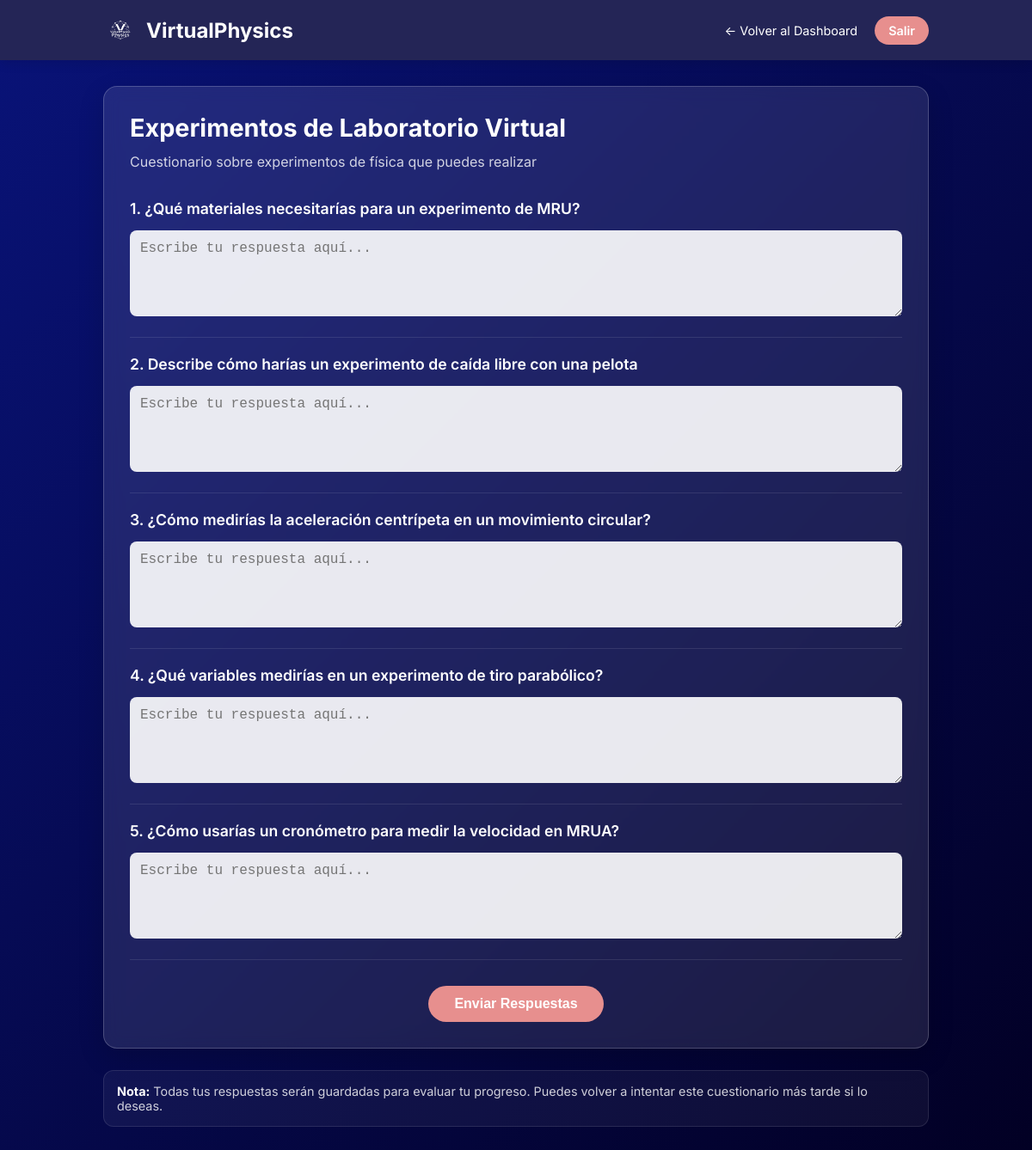
The page /formularios.php?id=3 (signed in) on the database its author committed.
### tables this page shows
CREATE TABLE `formularios` (
  `id` int(11) NOT NULL,
  `titulo` varchar(255) NOT NULL,
  `descripcion` text DEFAULT NULL,
  `fecha_creacion` datetime DEFAULT current_timestamp(),
  `activo` tinyint(1) DEFAULT 1
);

CREATE TABLE `preguntas` (
  `id` int(11) NOT NULL,
  `formulario_id` int(11) NOT NULL,
  `pregunta` text NOT NULL,
  `tipo` enum('texto','multiple','checkbox') DEFAULT 'texto',
  `opciones` longtext DEFAULT NULL CHECK (json_valid(`opciones`)),
  `orden` int(11) DEFAULT 0
);

### formularios.php (the view, shortened to what this page needs)
<?php
include 'config/database.php';
$formulario_id = $_GET['id'];
$query_formulario = "SELECT * FROM formularios WHERE id = $formulario_id";
$resultado_formulario = mysqli_query($conexion, $query_formulario);
$formulario = mysqli_fetch_assoc($resultado_formulario);
$query_preguntas = "SELECT * FROM preguntas WHERE formulario_id = $formulario_id ORDER BY orden";
$preguntas = mysqli_query($conexion, $query_preguntas);
?>
<!DOCTYPE html>
<html lang="es">
<head>
    <link rel="stylesheet" href="css/formularios.css">
</head>
<body>
    <nav class="navbar">
        <div class="container navbar-container">
            <div class="logo">
                <img src="img/logo.png" alt="VirtualPhysics Logo">
                <span class="logo-text">VirtualPhysics</span>
            </div>
            <div class="nav-links">
                <a href="dashboard.php" class="nav-link">← Volver al Dashboard</a>
                <a href="logout.php" class="logout-btn">Salir</a>
            </div>
        </div>
    </nav>
    <div class="main-content">
        <div class="container">
            <?php if ($formulario): ?>
            <div class="form-card">
                <h2 class="form-title"><?php echo $formulario['titulo']; ?></h2>
                <p class="form-description"><?php echo $formulario['descripcion']; ?></p>
                <form action="procesar_formulario.php" method="POST">
                    <?php while($pregunta = mysqli_fetch_assoc($preguntas)): ?>
                        <div class="question">
                            <label class="question-label">
                                <?php echo $pregunta['orden']; ?>. <?php echo $pregunta['pregunta']; ?>
                            </label>
                            <?php if($pregunta['tipo'] == 'texto'): ?>
                                <textarea name="respuesta_<?php echo $pregunta['id']; ?>"
                                        class="textarea-field"
                                        placeholder="Escribe tu respuesta aquí..."></textarea>
                            <?php endif; ?>
                        </div>
                    <?php endwhile; ?>
                    <div class="submit-container">
                        <button type="submit" class="submit-btn">
                            Enviar Respuestas
                        </button>
                    </div>
                </form>
            </div>
            <div class="info-box">
                <p>
                    <strong>Nota:</strong> Todas tus respuestas serán guardadas para evaluar tu progreso.
                    Puedes volver a intentar este cuestionario más tarde si lo deseas.
                </p>
            </div>
            <?php endif; ?>
        </div>
    </div>
</body>
</html>

### css/formularios.css (style rules this page uses)
* { margin: 0; padding: 0; box-sizing: border-box; }
body { font-family: 'Inter', -apple-system, BlinkMacSystemFont, 'Segoe UI', Roboto, sans-serif; background: linear-gradient(135deg, #091379 0%, #020024 100%); min-height: 100vh; color: #ffffff; }
.container { width: 100%; max-width: 1000px; margin: 0 auto; padding: 0 20px; }
.navbar { background-color: #242556; padding: 15px 0; box-shadow: 0 4px 12px rgba(0, 0, 0, 0.1); position: sticky; top: 0; z-index: 100; }
.navbar-container { display: flex; justify-content: space-between; align-items: center; }
.logo { display: flex; align-items: center; gap: 10px; }
.logo img { height: 40px; width: auto; }
.logo-text { font-size: 1.5rem; font-weight: 700; color: #ffffff; }
.nav-links { display: flex; align-items: center; gap: 20px; }
.nav-link { color: #ffffff; text-decoration: none; font-size: 0.9rem; transition: all 0.3s ease; }
.logout-btn { background-color: #e78f8e; color: white; border: none; padding: 8px 16px; border-radius: 24px; font-size: 0.9rem; font-weight: 600; cursor: pointer; text-decoration: none; transition: all 0.3s ease; }
.main-content { padding: 30px 0; }
.form-card { background: rgba(255, 255, 255, 0.1); backdrop-filter: blur(10px); border: 1px solid rgba(255, 255, 255, 0.2); border-radius: 16px; padding: 30px; margin-bottom: 25px; box-shadow: 0 10px 30px rgba(0, 0, 0, 0.15); animation: fadeIn 0.5s ease-out; }
.form-title { font-size: 1.8rem; font-weight: 700; margin-bottom: 10px; color: #ffffff; }
.form-description { font-size: 1rem; color: rgba(255, 255, 255, 0.8); margin-bottom: 30px; line-height: 1.6; }
.question { border-bottom: 1px solid rgba(255, 255, 255, 0.1); padding-bottom: 20px; margin-bottom: 20px; }
.question-label { font-size: 1.1rem; font-weight: 600; margin-bottom: 15px; color: #ffffff; display: block; }
.textarea-field { width: 100%; padding: 12px; border: none; border-radius: 8px; background-color: rgba(255, 255, 255, 0.9); font-size: 1rem; color: #333; resize: vertical; min-height: 100px; outline: none; transition: all 0.3s ease; }
.submit-container { text-align: center; margin-top: 30px; }
.submit-btn { background-color: #e78f8e; color: white; border: none; padding: 12px 30px; border-radius: 24px; font-size: 1rem; font-weight: 600; cursor: pointer; transition: all 0.3s ease; }
.info-box { background: rgba(255, 255, 255, 0.05); border: 1px solid rgba(255, 255, 255, 0.1); border-radius: 12px; padding: 15px; margin-top: 20px; font-size: 0.9rem; color: rgba(255, 255, 255, 0.8); }
.info-box strong { color: #ffffff; }

### rows shown on the page
formularios: titulo "Experimentos de Laboratorio Virtual", descripcion "Cuestionario sobre experimentos de física que puedes realizar"
preguntas: orden "1", pregunta "¿Qué materiales necesitarías para un experimento de MRU?", id "Escribe tu respuesta aquí..."
preguntas: orden "2", pregunta "Describe cómo harías un experimento de caída libre con una pelota", id "Escribe tu respuesta aquí..."
preguntas: orden "3", pregunta "¿Cómo medirías la aceleración centrípeta en un movimiento circular?", id "Escribe tu respuesta aquí..."
preguntas: orden "4", pregunta "¿Qué variables medirías en un experimento de tiro parabólico?", id "Escribe tu respuesta aquí..."
preguntas: orden "5", pregunta "¿Cómo usarías un cronómetro para medir la velocidad en MRUA?", id "Escribe tu respuesta aquí..."
